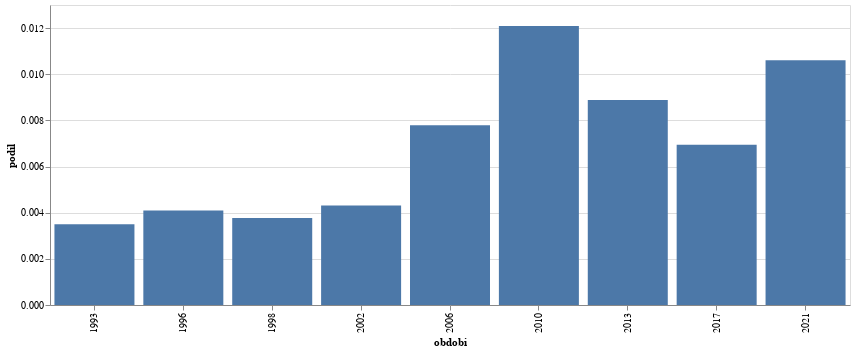

The cell this chart's notebook holds for it:
### Code cell
graf_vyvoje("smích",epocha="obdobi")

### Figure 1 — Vega-Lite specification as saved in the notebook (floating-point values rounded to 4 significant figures)
{"config": {"view": {"continuousWidth": 300, "continuousHeight": 300}}, "data": {"name": "data-9e27bd35175ea9306d46a64378867eeb"}, "mark": {"type": "bar"}, "encoding": {"x": {"field": "obdobi", "type": "nominal"}, "y": {"field": "podil", "type": "quantitative"}}, "width": 800, "$schema": "https://vega.github.io/schema/vega-lite/v5.8.0.json", "datasets": {"data-9e27bd35175ea9306d46a64378867eeb": [{"id": 105, "obdobi": 1993, "id_right": 29982, "podil": 0.003502}, {"id": 126, "obdobi": 1996, "id_right": 30803, "podil": 0.004091}, {"id": 304, "obdobi": 1998, "id_right": 80691, "podil": 0.003767}, {"id": 354, "obdobi": 2002, "id_right": 82166, "podil": 0.004308}, {"id": 447, "obdobi": 2006, "id_right": 57418, "podil": 0.007785}, {"id": 561, "obdobi": 2010, "id_right": 46416, "podil": 0.01209}, {"id": 745, "obdobi": 2013, "id_right": 83854, "podil": 0.008884}, {"id": 631, "obdobi": 2017, "id_right": 90923, "podil": 0.00694}, {"id": 879, "obdobi": 2021, "id_right": 82903, "podil": 0.0106}]}}
